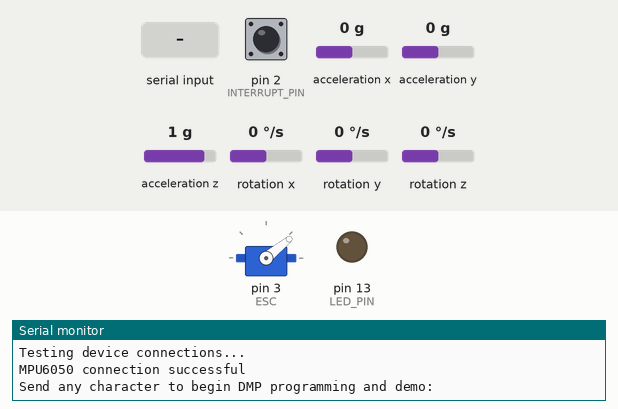
A sketch run on a simulated Arduino Uno, built with avr-gcc and run on an emulated ATmega328P. On the bench: servo, output pins drawn as LEDs (lit = HIGH), the last lines printed to the serial monitor. Dashed ring = blinking. Inputs (shaded band) come from the test bench; at power-on: acceleration x 0 g, acceleration z 1 g, acceleration y 0 g, pin 2 (INTERRUPT_PIN) LOW, rotation x 0 °/s, rotation y 0 °/s, rotation z 0 °/s. The sensor or clock chip raises its interrupt line as the real part does.

Above: at 1.9 s.
2.0 s: "1\n" received over Serial
At 2.68 s:
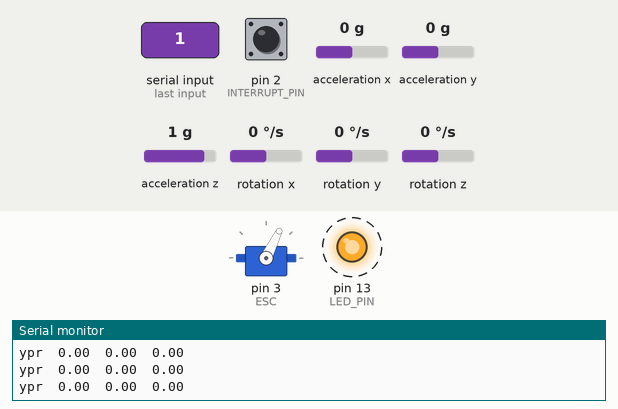
5.0 s: acceleration x set to -1.4 g
At 6.01 s:
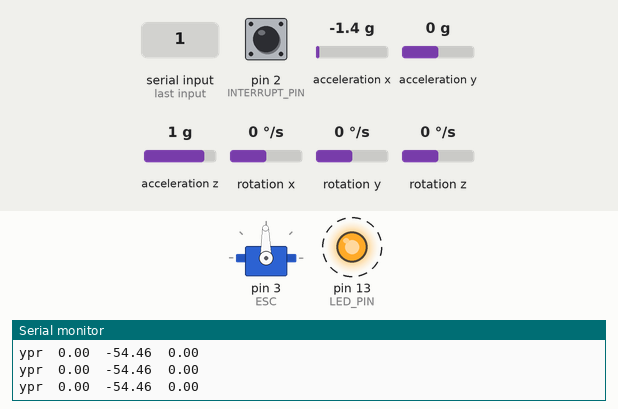
8.0 s: acceleration z set to 0 g
At 8.67 s:
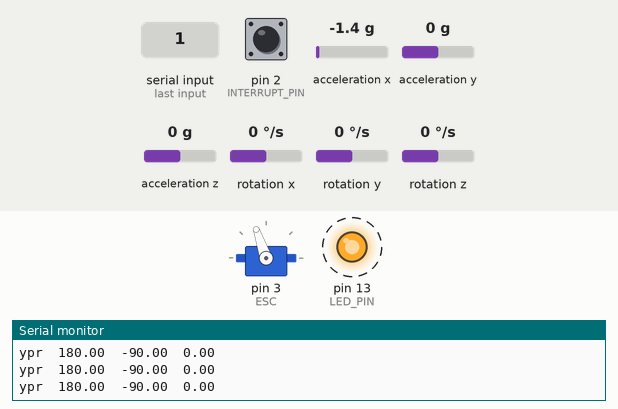
11.0 s: acceleration x set to 0.8 g
At 11.69 s:
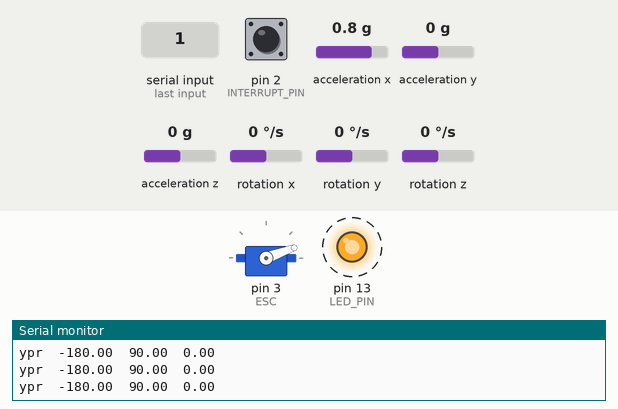
14.0 s: acceleration y set to -1.4 g
At 14.38 s:
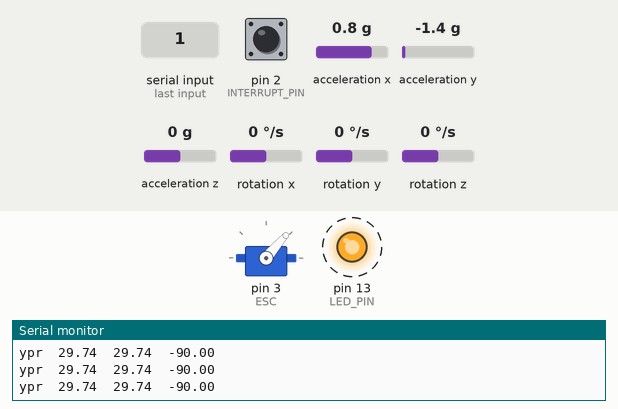
17.0 s: acceleration x set to 0 g
At 18.07 s:
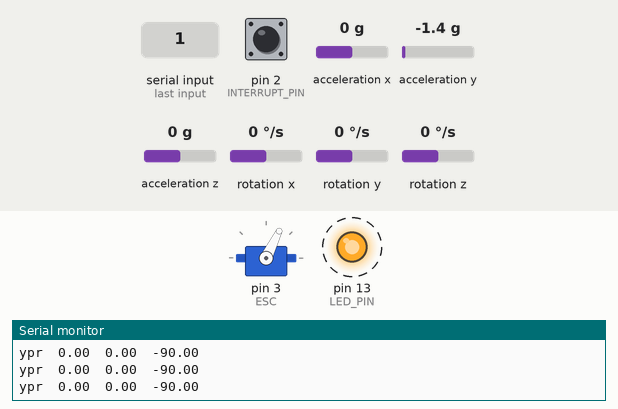
Timing chart, 0 to 21.0 s (numbered marks = the images above; inputs shaded):
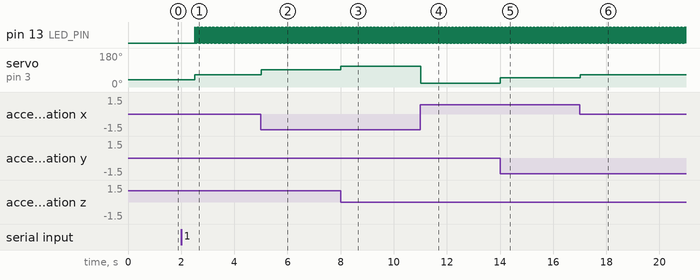

The sketch:

Sensor_ESC_Test.ino
```cpp
#include "I2Cdev.h"
#include "Servo.h"

#include "MPU6050_6Axis_MotionApps20.h"
//#include "MPU6050.h" // not necessary if using MotionApps include file

// Arduino Wire library is required if I2Cdev I2CDEV_ARDUINO_WIRE implementation
// is used in I2Cdev.h
#if I2CDEV_IMPLEMENTATION == I2CDEV_ARDUINO_WIRE
    #include "Wire.h"
#endif

// class default I2C address is 0x68
// specific I2C addresses may be passed as a parameter here
// AD0 low = 0x68 (default for SparkFun breakout and InvenSense evaluation board)
// AD0 high = 0x69
MPU6050 mpu;
//MPU6050 mpu(0x69); // <-- use for AD0 high

int request = 15;
double pGain = 0.5;

#define INTERRUPT_PIN 2  // use pin 2 on Arduino Uno & most boards
#define LED_PIN 13 // (Arduino is 13, Teensy is 11, Teensy++ is 6)
bool blinkState = false;

// MPU control/status vars
bool dmpReady = false;  // set true if DMP init was successful
uint8_t mpuIntStatus;   // holds actual interrupt status byte from MPU
uint8_t devStatus;      // return status after each device operation (0 = success, !0 = error)
uint16_t packetSize;    // expected DMP packet size (default is 42 bytes)
uint16_t fifoCount;     // count of all bytes currently in FIFO
uint8_t fifoBuffer[64]; // FIFO storage buffer

// orientation/motion vars
Quaternion q;           // [w, x, y, z]         quaternion container
VectorInt16 aa;         // [x, y, z]            accel sensor measurements
VectorInt16 aaReal;     // [x, y, z]            gravity-free accel sensor measurements
VectorInt16 aaWorld;    // [x, y, z]            world-frame accel sensor measurements
VectorFloat gravity;    // [x, y, z]            gravity vector
float euler[3];         // [psi, theta, phi]    Euler angle container
float ypr[3];           // [yaw, pitch, roll]   yaw/pitch/roll container and gravity vector

// packet structure for InvenSense teapot demo
uint8_t teapotPacket[14] = { '$', 0x02, 0,0, 0,0, 0,0, 0,0, 0x00, 0x00, '\r', '\n' };


/* ESC Stuff */
Servo ESC;
int speed = 0;

void arm(){
  setSpeed(0); //Sets speed variable
  delay(1000);
}

void setSpeed(int input_speed){
  int angle = map(input_speed, 0, 100, 39, 140); //Sets servo positions to different speed
  ESC.write(angle);
}


// ================================================================
// ===               INTERRUPT DETECTION ROUTINE                ===
// ================================================================

volatile bool mpuInterrupt = false;     // indicates whether MPU interrupt pin has gone high
void dmpDataReady() {
    mpuInterrupt = true;
}


// ================================================================
// ===                      INITIAL SETUP                       ===
// ================================================================

void setup() {
    // join I2C bus (I2Cdev library doesn't do this automatically)
    #if I2CDEV_IMPLEMENTATION == I2CDEV_ARDUINO_WIRE
        Wire.begin();
        Wire.setClock(400000); // 400kHz I2C clock. Comment this line if having compilation difficulties
    #elif I2CDEV_IMPLEMENTATION == I2CDEV_BUILTIN_FASTWIRE
        Fastwire::setup(400, true);
    #endif

    // initialize serial communication
    // (115200 chosen because it is required for Teapot Demo output, but it's
    // really up to you depending on your project)
    Serial.begin(115200);
    while (!Serial); // wait for Leonardo enumeration, others continue immediately

    // NOTE: 8MHz or slower host processors, like the Teensy @ 3.3V or Arduino
    // Pro Mini running at 3.3V, cannot handle this baud rate reliably due to
    // the baud timing being too misaligned with processor ticks. You must use
    // 38400 or slower in these cases, or use some kind of external separate
    // crystal solution for the UART timer.

    // Setup ESC
    Serial.println(F("Initializing ESC..."));
    ESC.attach(3); //Adds ESC to certain pin.
    arm();

    // initialize device
    Serial.println(F("Initializing I2C devices..."));
    mpu.initialize();
    pinMode(INTERRUPT_PIN, INPUT);

    // verify connection
    Serial.println(F("Testing device connections..."));
    Serial.println(mpu.testConnection() ? F("MPU6050 connection successful") : F("MPU6050 connection failed"));

    // wait for ready
    Serial.println(F("\nSend any character to begin DMP programming and demo: "));
    while (Serial.available() && Serial.read()); // empty buffer
    while (!Serial.available());                 // wait for data
    while (Serial.available() && Serial.read()); // empty buffer again

    // load and configure the DMP
    Serial.println(F("Initializing DMP..."));
    devStatus = mpu.dmpInitialize();

    // supply your own gyro offsets here, scaled for min sensitivity
    mpu.setXGyroOffset(220);
    mpu.setYGyroOffset(76);
    mpu.setZGyroOffset(-85);
    mpu.setZAccelOffset(1788); // 1688 factory default for my test chip

    // make sure it worked (returns 0 if so)
    if (devStatus == 0) {
        // turn on the DMP, now that it's ready
        Serial.println(F("Enabling DMP..."));
        mpu.setDMPEnabled(true);

        // enable Arduino interrupt detection
        Serial.println(F("Enabling interrupt detection (Arduino external interrupt 0)..."));
        attachInterrupt(digitalPinToInterrupt(INTERRUPT_PIN), dmpDataReady, RISING);
        mpuIntStatus = mpu.getIntStatus();

        // set our DMP Ready flag so the main loop() function knows it's okay to use it
        Serial.println(F("DMP ready! Waiting for first interrupt..."));
        dmpReady = true;

        // get expected DMP packet size for later comparison
        packetSize = mpu.dmpGetFIFOPacketSize();
    } else {
        // ERROR!
        // 1 = initial memory load failed
        // 2 = DMP configuration updates failed
        // (if it's going to break, usually the code will be 1)
        Serial.print(F("DMP Initialization failed (code "));
        Serial.print(devStatus);
        Serial.println(F(")"));
    }

    // configure LED for output
    pinMode(LED_PIN, OUTPUT);
}


// ================================================================
// ===                    MAIN PROGRAM LOOP                     ===
// ================================================================

void loop() {
    // if programming failed, don't try to do anything
    if (!dmpReady) return;

    // wait for MPU interrupt or extra packet(s) available
    while (!mpuInterrupt && fifoCount < packetSize);

    // reset interrupt flag and get INT_STATUS byte
    mpuInterrupt = false;
    mpuIntStatus = mpu.getIntStatus();

    // get current FIFO count
    fifoCount = mpu.getFIFOCount();

    // check for overflow (this should never happen unless our code is too inefficient)
    if ((mpuIntStatus & 0x10) || fifoCount == 1024) {
        // reset so we can continue cleanly
        mpu.resetFIFO();
        Serial.println(F("FIFO overflow!"));

    // otherwise, check for DMP data ready interrupt (this should happen frequently)
    } else if (mpuIntStatus & 0x02) {
        // wait for correct available data length, should be a VERY short wait
        while (fifoCount < packetSize) fifoCount = mpu.getFIFOCount();

        // read a packet from FIFO
        mpu.getFIFOBytes(fifoBuffer, packetSize);

        // track FIFO count here in case there is > 1 packet available
        // (this lets us immediately read more without waiting for an interrupt)
        fifoCount -= packetSize;


        // display Euler angles in degrees
        mpu.dmpGetQuaternion(&q, fifoBuffer);
        mpu.dmpGetGravity(&gravity, &q);
        mpu.dmpGetYawPitchRoll(ypr, &q, &gravity);
        Serial.print("ypr\t");
        Serial.print(ypr[0] * 180/M_PI);
        Serial.print("\t");
        Serial.print(ypr[1] * 180/M_PI);
        Serial.print("\t");
        Serial.println(ypr[2] * 180/M_PI);
        setSpeed((request - (ypr[1] * 180/M_PI) + 36) * pGain);

        // blink LED to indicate activity
        blinkState = !blinkState;
        digitalWrite(LED_PIN, blinkState);
    }
}
```

Measured:
- after the input at 2.0 s, pin 13 (LED_PIN): alternates HIGH for 0.01 s and LOW for 0.01 s, starting after 0.52 s; servo on pin 3 (ESC): 39° → 64° after 0.52 s
- after the input at 5.0 s, servo on pin 3 (ESC): 64° → 91° at once
- after the input at 8.0 s, servo on pin 3 (ESC): 91° → 109° at once
- after the input at 11.0 s, servo on pin 3 (ESC): 109° → 20° at once
- after the input at 14.0 s, servo on pin 3 (ESC): 20° → 49° at once
- after the input at 17.0 s, servo on pin 3 (ESC): 49° → 64° at once
